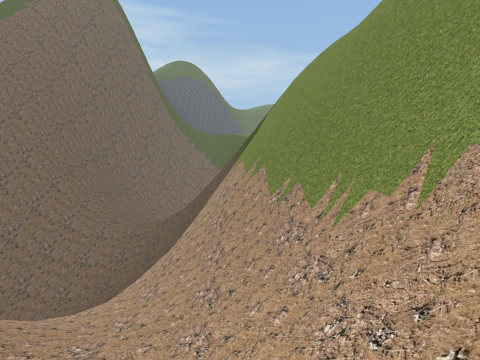
view 1 (above)

13 first-person views from a walk through a Unity game level. The camera is 1.4 m above the floor, looks level and sees 75° across. The floor is counted in squares, 2 m on a side. Each view is taken from the middle of a square. On the plan, view 1 faces up. The plan holds only what a view shows up to about 10 squares ahead; the rest is blank. The place goes on beyond the plan. The player is left out. Some animated figures are not drawn.

view 2
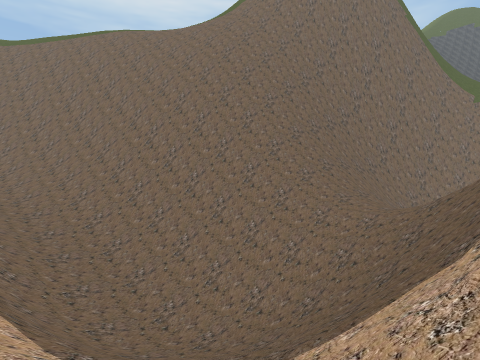

view 3
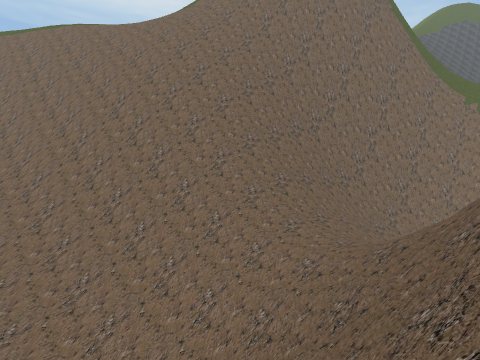

view 4
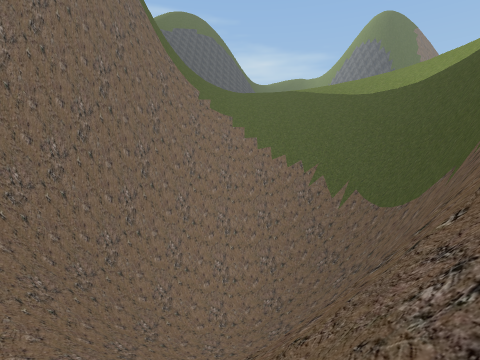

view 5
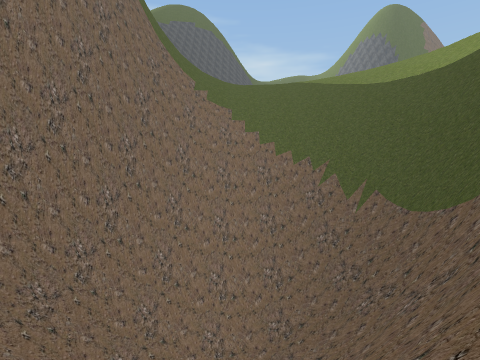

view 6
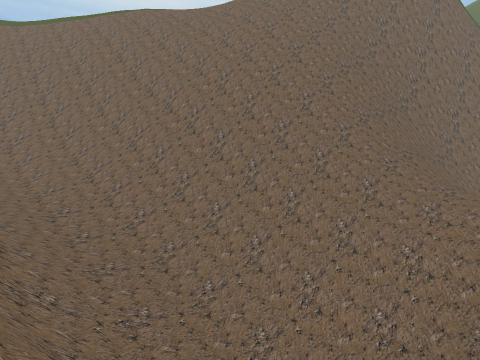

view 7
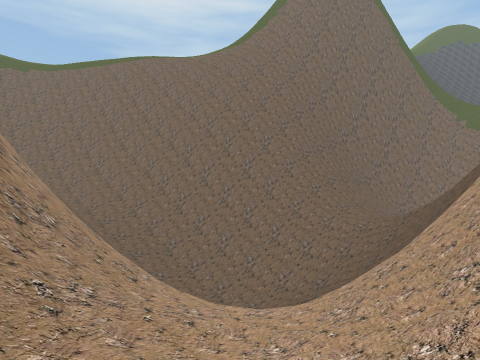

view 8
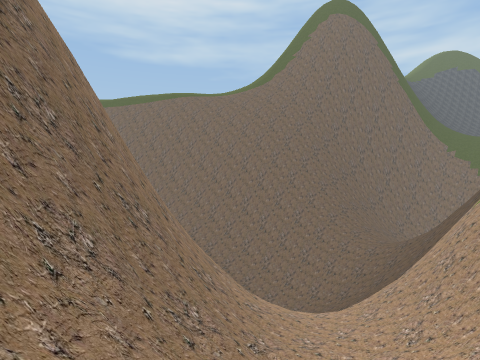

view 9
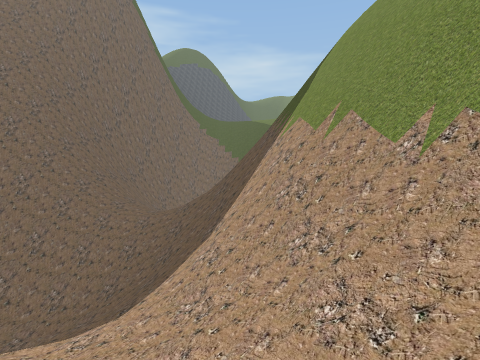

view 10
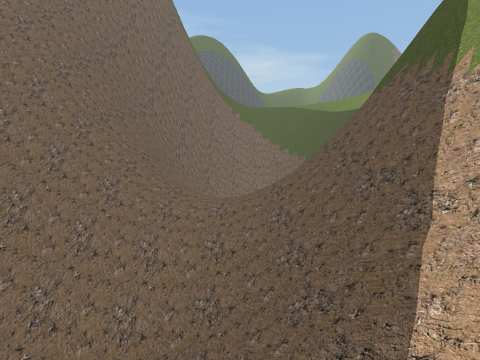

view 11
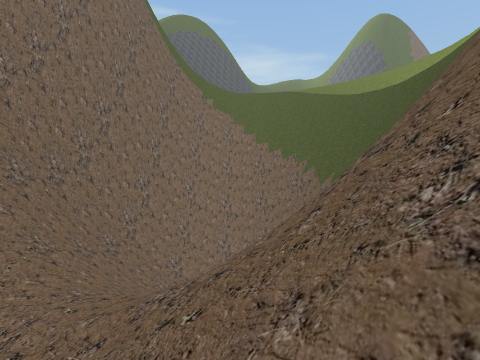

view 12
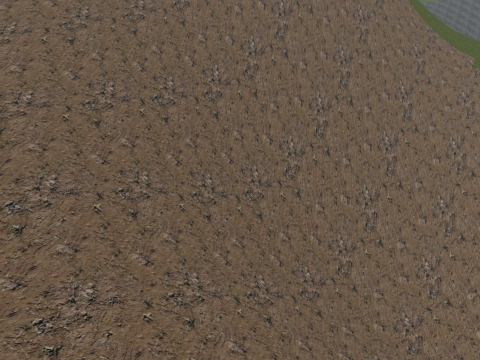

view 13
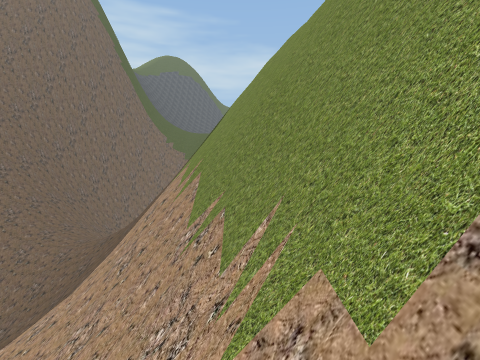

### Floor plan
Key: @ floor where view 1 was taken; # wall or solid block; . main floor; - floor 3.25 m lower than the main floor; / step, stairs or slope; = window, fence, low wall or low ledge; v drop or lower ground.
Columns run from 15 left of view 1 to 4 right of it. Each row starts with its distance up from view 1.
 22           ##/
 21            ##//////
 20            ##v/////
 19           #####vv///
 18           ######v///
 17           ##///# v//
 16           ##///# v/
 15           #//-/# vv
 14        v ##///##
 13       vv###// ##
 12       v ##////##
 11        ##=//./##v
 10        ##/////##vv
  9       ###/////##vv/
  8    #####//////##vv/
  7   ##//////////## vv
  6 ###///////-////##vv
  5  ///../////////=# v
  4           #/////##v
  3           ##=/./=#
  2            ##////#
  1             ##/
  0              ##@
 -1              ## /

Positions as (right, up) in squares from view 1, and headings:
1: (0, 0), facing up
2: (-1, 4), facing up-left
3: (-1, 6), facing up-left
4: (-2, 10), facing up
5: (-2, 11), facing up
6: (-3, 4), facing up-left
7: (0, 2), facing up-left
8: (1, -1), facing up-left
9: (-1, 2), facing up
10: (-3, 4), facing up
11: (-2, 9), facing up
12: (-2, 11), facing up-left
13: (1, 2), facing up
